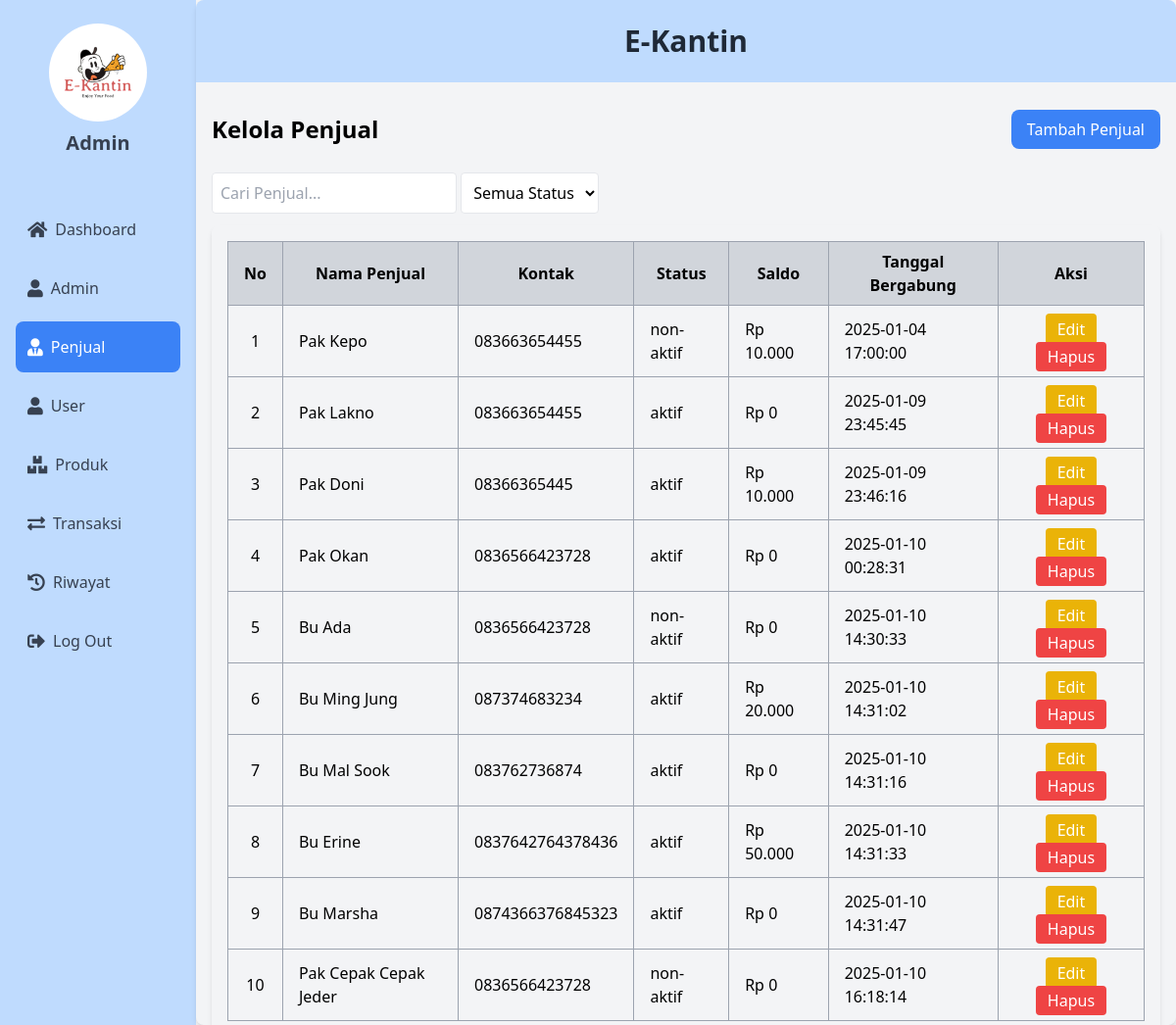
Page /penjual/penjual.php (signed in) on the earlier database version.
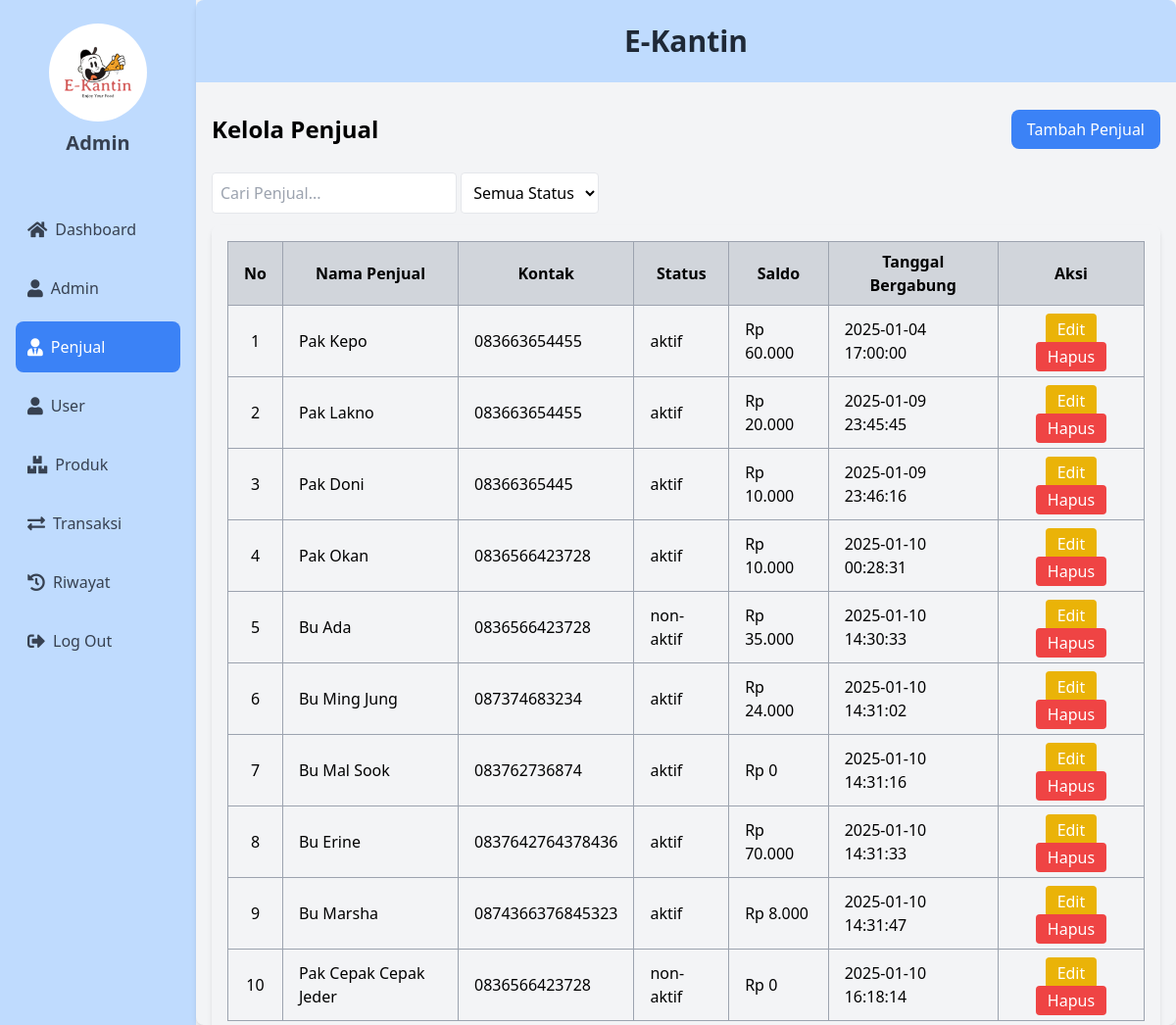
Same page on the later database version.
### tables this page shows
CREATE TABLE `penjual` (
  `id_penjual` int NOT NULL AUTO_INCREMENT,
  `nama_penjual` varchar(100) NOT NULL,
  `kontak` varchar(100) NOT NULL,
  `status` enum('aktif','non-aktif') NOT NULL,
  `tanggal_bergabung` timestamp NOT NULL,
  `saldo` decimal(10,2) NOT NULL DEFAULT '0.00',
  `withdrawable_balance` decimal(10,2) NOT NULL DEFAULT '0.00',
  `total_pemasukan` decimal(10,2) NOT NULL DEFAULT '0.00',
  PRIMARY KEY (`id_penjual`)
);

### penjual/penjual.php (the view, shortened to what the changed rows need)
<?php
include '../config.php';
$sql = "SELECT * FROM penjual";
$query = mysqli_query($conn, $sql);
?>
<!DOCTYPE html>
<html lang="en">
<head>
    <script src="https://cdn.tailwindcss.com"></script>
    <link href="https://cdnjs.cloudflare.com/ajax/libs/font-awesome/5.15.4/css/all.min.css" rel="stylesheet">
</head>
<body class="bg-gray-100">
    <div class="flex flex h-screen overflow-hidden">
        <div class="w-1/6 bg-blue-200">
            <div class="flex flex-col items-center py-6 px-4">
                <div class="flex flex-col items-center mb-6">
                    <h1 class="text-xl font-semibold text-gray-700">Admin</h1>
                </div><br>
            </div>
        </div>
        <div class="w-5/6 card shadow-md rounded-lg overflow-hidden">
            <div class="bg-blue-200 text-center text-xl font-bold text-black py-6 border-b-3 border-blue-400">
                <h1 class="text-3xl font-bold text-gray-800">E-Kantin</h1>
            </div>
            <div class="flex-1 p-4 overflow-y-auto">
                <div class="flex justify-between items-center py-3 mb-3">
                    <h1 class="text-2xl font-semibold">Kelola Penjual</h1>
                </div>
                <div class="card shadow-md rounded-lg">
                    <div class="card-body p-4">
                        <div class="overflow-x-auto" style="max-height: calc(100vh - 250px);">
                            <table class="min-w-full table-auto border-collapse">
                                <thead>
                                    <tr class="bg-gray-300 text-center">
                                        <th class="px-4 py-2 border border-gray-400">No</th>
                                        <th class="px-4 py-2 border border-gray-400">Nama Penjual</th>
                                        <th class="px-4 py-2 border border-gray-400">Kontak</th>
                                        <th class="px-4 py-2 border border-gray-400">Status</th>
                                        <th class="px-4 py-2 border border-gray-400">Saldo</th>
                                        <th class="px-4 py-2 border border-gray-400">Tanggal Bergabung</th>
                                        <th class="px-4 py-2 border border-gray-400">Aksi</th>
                                    </tr>
                                </thead>
                                <tbody>
                                    <?php
                                    $no = 1;
                                    while ($row = mysqli_fetch_array($query)) {
                                        echo "
                                            <tr class='hover:bg-gray-100'>
                                                <td class='px-4 py-2 text-center border border-gray-400'>{$no}</td>
                                                <td class='px-4 py-2 border border-gray-400'>{$row['nama_penjual']}</td>
                                                <td class='px-4 py-2 border border-gray-400'>{$row['kontak']}</td>
                                                <td class='px-4 py-2 border border-gray-400'>{$row['status']}</td>
                                                <td class='px-4 py-2 border border-gray-400'>Rp " . number_format($row['saldo'], 0, ',', '.') . "</td>
                                                <td class='px-4 py-2 border border-gray-400'>{$row['tanggal_bergabung']}</td>
                                                <td class='px-4 py-2 text-center border border-gray-400'>
                                                    <button onclick=\"openEditModal('{$row['id_penjual']}', '{$row['nama_penjual']}', '{$row['kontak']}', '{$row['status']}')\" class='bg-yellow-500 text-white px-3 py-1 rounded hover:bg-yellow-600'>Edit</button>
                                                    <a href='#' onclick=\"openDeleteModal('{$row['id_penjual']}')\" class='bg-red-500 text-white px-3 py-1 rounded hover:bg-red-600'>Hapus</a>
                                                </td>
                                            </tr>
                                        ";
                                        $no++;
                                    }
                                    ?>
                                </tbody>
                            </table>
                        </div>
                    </div>
                </div>
            </div>
        </div>
    </div>
</body>
</html>

Differences in the rows shown:
changed penjual "Pak Kepo": status "non-aktif" → "aktif"; saldo "10.000" → "60.000"
changed penjual "Pak Lakno": saldo "0" → "20.000"
changed penjual "Pak Okan": saldo "0" → "10.000"
changed penjual "Bu Ada": saldo "0" → "35.000"
changed penjual "Bu Ming Jung": saldo "20.000" → "24.000"
changed penjual "Bu Erine": saldo "50.000" → "70.000"
changed penjual "Bu Marsha": saldo "0" → "8.000"
